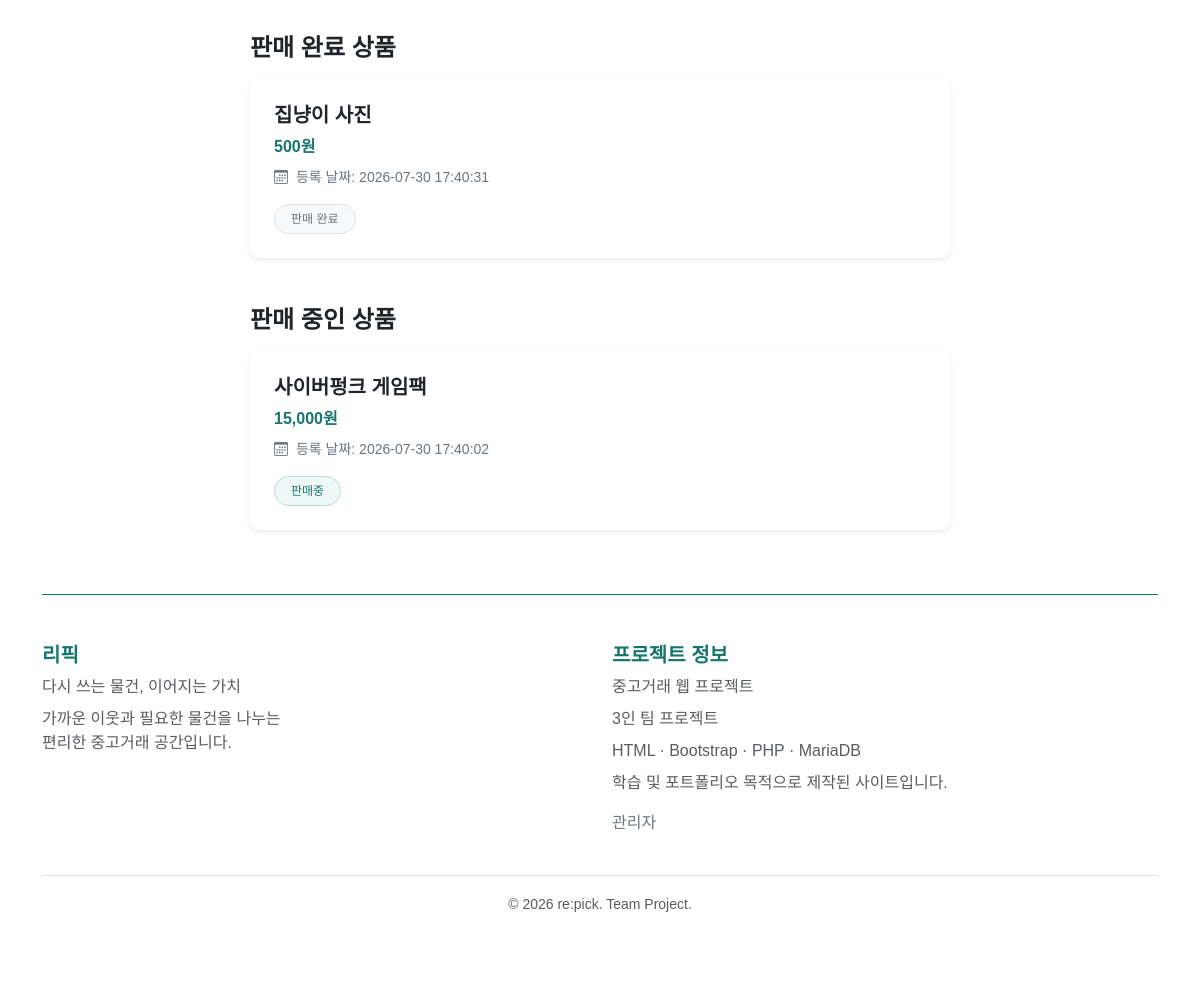
The page /member_profile.php?id=11 (lower part) on the database as committed earlier.
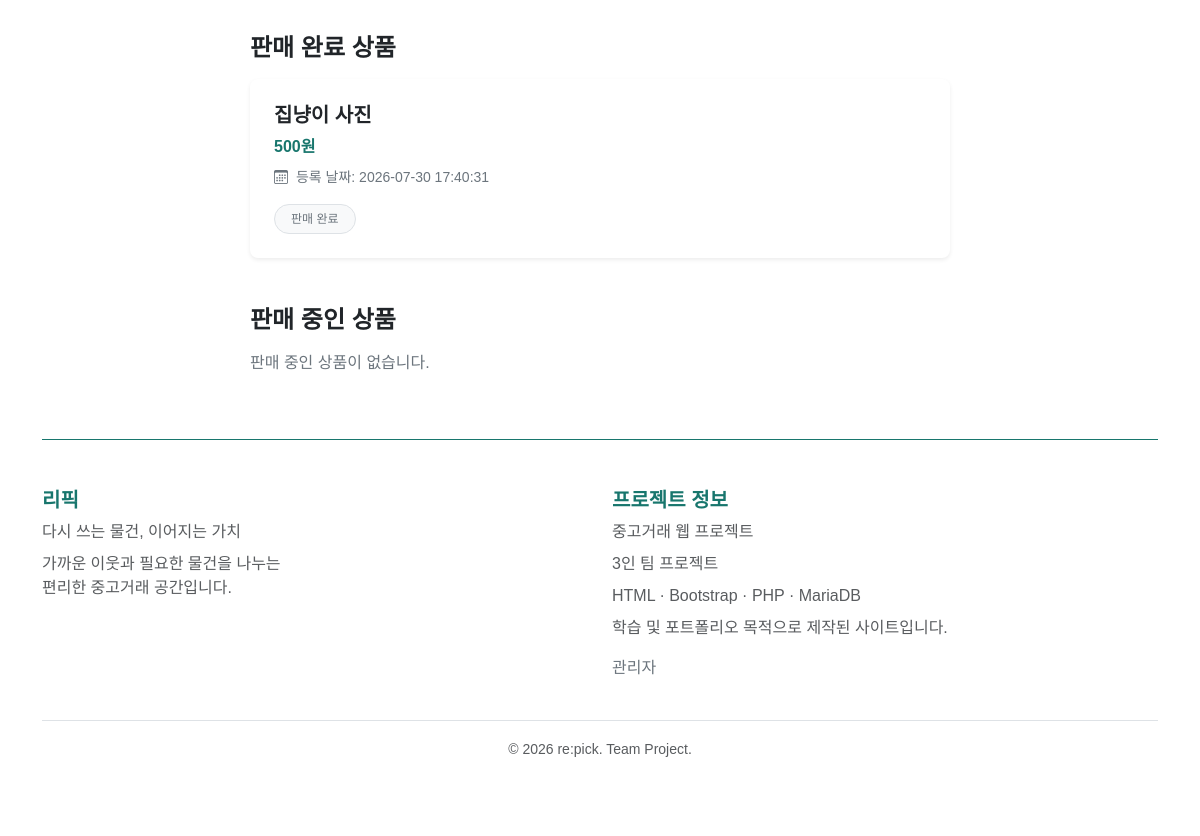
The same page on the database as committed later.
### tables this page shows
CREATE TABLE `product` (
  `product_id` int(11) NOT NULL,
  `member_id` int(11) NOT NULL,
  `image` varchar(255) NOT NULL,
  `price` int(11) NOT NULL,
  `memo` text NOT NULL,
  `category` tinyint(4) NOT NULL,
  `view` int(11) NOT NULL DEFAULT 0,
  `reg_date` datetime NOT NULL,
  `state` tinyint(4) NOT NULL,
  `juso1` varchar(20) DEFAULT NULL,
  `juso2` varchar(20) DEFAULT NULL,
  `juso3` varchar(255) DEFAULT NULL,
  `name` varchar(255) DEFAULT NULL
);

### member_profile.php (the view, shortened to what this page needs)
<?php
include "main_top.php";
include_once "common.php";
$member_id = $_GET["id"];
?>
<main class="container py-5">
    <div class="mt-5 mx-auto" style="max-width: 700px;">
        <h4 class="fw-bold mb-3">판매 완료 상품</h4>
        <?php
        $sql = "select * from product where member_id = $member_id and state = 2";
        $result = mysqli_query($db, $sql);
        while ($row = mysqli_fetch_assoc($result)) {
        ?>
            <div class="card border-0 shadow-sm rounded-3 p-4 mb-3">
                <h5 class="fw-bold mb-2"><?php echo htmlspecialchars($row["name"]); ?></h5>
                <p class="fw-bold mb-2" style="color: #18766d;"><?php echo number_format($row["price"]); ?>원</p>
                <p class="small text-secondary mb-3">
                    <i class="bi bi-calendar3 me-1"></i>
                    등록 날짜: <?php echo $row["reg_date"]; ?>
                </p>
                <span
                    class="badge rounded-pill align-self-start px-3 py-2 fw-normal"
                    style="color: #6c757d; background-color: #f8f9fa; border: 1px solid #dee2e6;">
                    판매 완료
                </span>
            </div>
        <?php } ?>
    </div>
    <section class="mt-5 mx-auto" style="max-width: 700px;">
        <h4 class="fw-bold mb-3">판매 중인 상품</h4>
        <?php
        $sql = "select * from product where member_id = $member_id and state != 2";
        $result = mysqli_query($db, $sql);
        while ($row = mysqli_fetch_assoc($result)) {
            if ($row["state"] == 0) $tmp = "판매중";
            else $tmp = "예약됨";
        ?>
            <div class="card border-0 shadow-sm rounded-3 position-relative p-4 mb-3" style="cursor: pointer;">
                <h5 class="fw-bold mb-2">
                    <a href="product.php?product_id=<?php echo $row["product_id"]; ?>"
                        class="text-dark text-decoration-none stretched-link">
                        <?php echo htmlspecialchars($row["name"]); ?>
                    </a>
                </h5>
                <p class="fw-bold mb-2" style="color: #18766d;">
                    <?php echo number_format($row["price"]); ?>원
                </p>
                <p class="small text-secondary mb-3">
                    <i class="bi bi-calendar3 me-1"></i>
                    등록 날짜: <?php echo $row["reg_date"]; ?>
                </p>
                <span class="badge rounded-pill align-self-start px-3 py-2 fw-normal"
                    style="color: #18766d; background-color: #eef8f6; border: 1px solid #b7ddd8;">
                    <?php echo $tmp; ?>
                </span>
            </div>
        <?php }
        $sql = "select count(*) as countnum from product where member_id = $member_id and state != 2";
        $result = mysqli_query($db, $sql);
        $row = mysqli_fetch_assoc($result);
        if ($row["countnum"] == 0) {
        ?>
            <p class="text-secondary">
                판매 중인 상품이 없습니다.
            </p>
        <?php
        }
        ?>
    </section>
</main>
<?php
include "main_bottom.php";
?>

### main_top.php (shortened to what this page needs)
<!DOCTYPE html>
<html lang="ko">
<head>
  <link href="https://hangeul.pstatic.net/hangeul_static/css/nanum-square-round.css" rel="stylesheet">
  <link href="https://cdn.jsdelivr.net/npm/bootstrap@5.3.0/dist/css/bootstrap.min.css" rel="stylesheet">
  <link rel="stylesheet" href="https://cdn.jsdelivr.net/npm/bootstrap-icons@1.11.3/font/bootstrap-icons.min.css">
</head>
<body>

### main_bottom.php
<div class="container">
  <footer class="py-5 border-top"
    style="border-color: #18766d !important;">
    <div class="row">
      <div class="col-md-6 mb-3">
        <h5 class="fw-bold" style="color: #18766d;">
          리픽
        </h5>
        <p class="text-body-secondary mb-0">
          다시 쓰는 물건, 이어지는 가치
        </p>
        <p class="text-body-secondary mt-2">
          가까운 이웃과 필요한 물건을 나누는<br>
          편리한 중고거래 공간입니다.
        </p>
      </div>
      <div class="col-md-6 mb-3">
        <h5 class="fw-bold" style="color: #18766d;">
          프로젝트 정보
        </h5>
        <ul class="nav flex-column">
          <li class="nav-item mb-2">
            <span class="text-body-secondary">
              중고거래 웹 프로젝트
            </span>
          </li>
          <li class="nav-item mb-2">
            <span class="text-body-secondary">
              3인 팀 프로젝트
            </span>
          </li>
          <li class="nav-item mb-2">
            <span class="text-body-secondary">
              HTML · Bootstrap · PHP · MariaDB
            </span>
          </li>
          <li class="nav-item mb-2">
            <span class="text-body-secondary">
              학습 및 포트폴리오 목적으로 제작된 사이트입니다.
            </span>
          </li>
          <li class="nav-item mt-2">
            <a href="admin/admin_login.php"
              class="text-secondary text-decoration-none">
              관리자
            </a>
          </li>
        </ul>
      </div>
    </div>
    <div class="border-top mt-4 pt-3 text-center">
      <small class="text-body-secondary">
        © 2026 re:pick. Team Project.
      </small>
    </div>
  </footer>
</div>
</body>
</html>

### main_top.php (style rules this page uses)
body { font-family: "NanumSquareRound", sans-serif; padding-top: 50px; }
body { padding-top: 50px; }
body { padding-bottom: 50px; }

Rows that differ between the two databases and show on the page:
removed product: name "사이버펑크 게임팩", price "15,000", reg_date "2026-07-30 17:40:02", state "판매중", shown under "판매 중인 상품"
Other text that changed with them:
text now shown: "판매 중인 상품이 없습니다."
